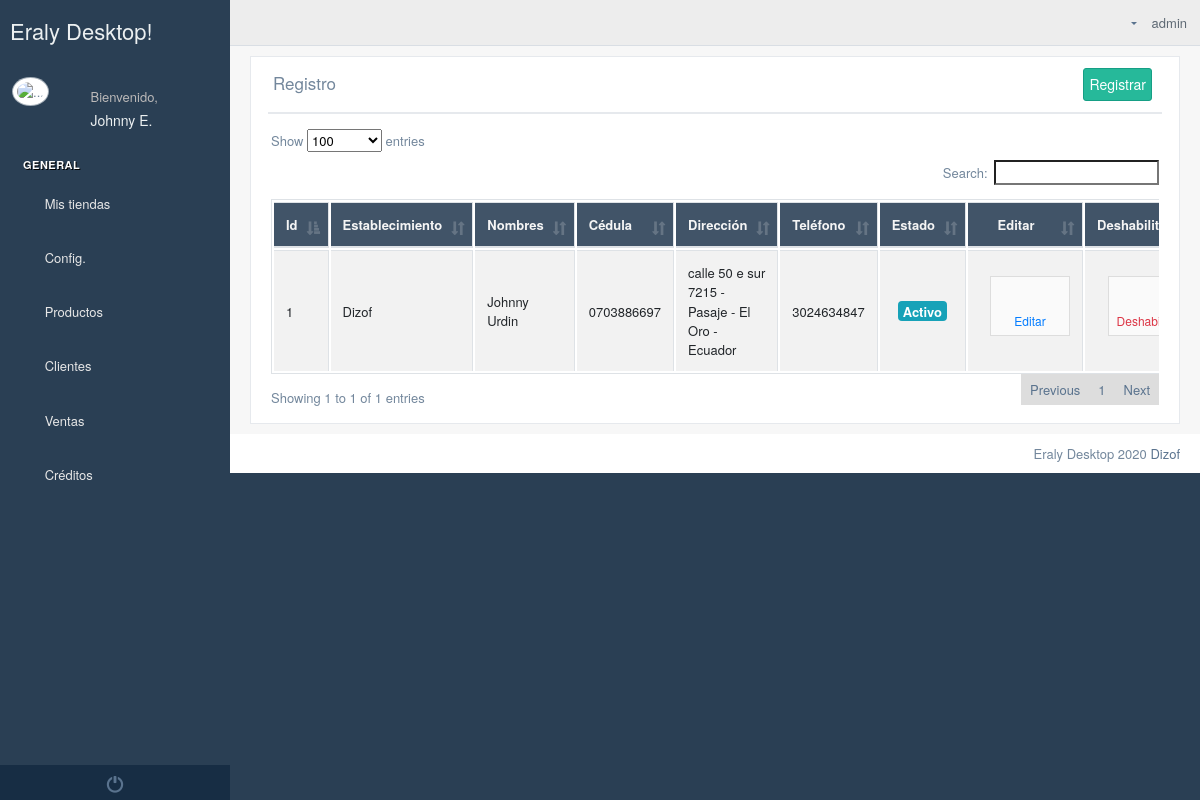
Screenshot of /clients/0/ (signed in) with the database file from the repository.
### Personas/models.py (models this page shows, shortened)
class Clientes(models.Model):
    establecimiento=models.ForeignKey(Establecimiento, on_delete=models.CASCADE,null=True,blank=True)
    cedula=models.CharField(max_length=13)
    nombres=models.CharField(max_length=60)
    apellidos=models.CharField(max_length=60)
    email=models.EmailField(max_length=200,null=True,blank=True)
    direccion=models.CharField(max_length=60)
    ciudad=models.ForeignKey(Ciudad, on_delete=models.CASCADE)
    telefono=models.CharField(max_length=13,null=True,blank=True)
    celular=models.CharField(max_length=13,null=True,blank=True)
    estado=models.BooleanField(default=True)

### Empresa/models.py (models this page shows, shortened)
class Establecimiento(models.Model):
    logo=models.ImageField(upload_to="logos/establecimientos",null=True,blank=True)
    banner=models.ImageField(upload_to="banner/establecimientos",null=True,blank=True)
    pie_pagina=models.ImageField(upload_to="pie/establecimientos",null=True,blank=True)
    cabecera_tienda=models.ImageField(upload_to="logos/tienda",null=True,blank=True)
    banner1=models.ImageField(upload_to="logos/tienda",null=True,blank=True)
    banner2=models.ImageField(upload_to="logos/tienda",null=True,blank=True)
    color_encabezado_documentos=models.CharField(max_length=40, default="#ffffff")
    usuario=models.ForeignKey(User,on_delete=models.CASCADE)
    ruc=models.CharField(max_length=13)
    nombreComercial=models.CharField(max_length=60)
    representateLegal=models.CharField(max_length=60)
    slug = models.SlugField(max_length=255, unique=True, blank=True)
    descripcion = RichTextUploadingField(null=True, blank=True)
    ubicacion_gps = models.CharField(max_length=300,null=True,blank=True)
    correo_electronico=models.EmailField(max_length=600,null=True,blank=True)
    web=models.CharField(max_length=400,null=True,blank=True)
    facebook=models.CharField(max_length=400,null=True,blank=True,default=" ")
    instagram=models.CharField(max_length=400, null=True, blank=True, default=" ")
    youtube = models.CharField(max_length=400,null=True,blank=True,default=" ")
    activo=models.BooleanField(default=False)
    def __str__(self):
        if self.nombreComercial:
            return self.nombreComercial
        else:
            return self.representateLegal

### Home/models.py (models this page shows)
class Ciudad(models.Model):
    provincia=models.ForeignKey(Provincia,on_delete=models.CASCADE)
    nombre = models.CharField(max_length=60)
    def __str__(self):
        return self.nombre

class Provincia(models.Model):
    pais=models.ForeignKey(Pais,on_delete=models.CASCADE)
    nombre=models.CharField(max_length=60)
    def __str__(self):
        return self.nombre

class Pais(models.Model):
    nombre=models.CharField(max_length=60)
    def __str__(self):
        return self.nombre

### Personas/views.py (the view, shortened to what this page needs)
# urls.py: path("clients/<int:id>/",registroCLientes),
def registroCLientes(request,id=0):
    cliente=Clientes()
    contexto={
        'clientes':Clientes.objects.filter(establecimiento__usuarioempresa__user=request.user),
        'provincias':Provincia.objects.all(),
        'establecimientos':Establecimiento.objects.filter(usuario=request.user),
    }
    return render(request, 'personas/clientes.html',contexto)

### templates/personas/clientes.html (shortened to what this page needs)
{% extends 'Home/index2.html' %}
{% block contenido_index %}
    {%  load static %}
    <div class="">
        <div class="row">
            <div class="col-md-12 col-sm-12 ">
                <div class="x_panel">
                    <div class="x_title">
                        <h2>Registro <small>de Clientes</small></h2>
                        <ul class="nav navbar-right panel_toolbox">
                            <li class="dropdown">
                                    <a id="nuevoCliente" class="btn btn-success" style="background-color: #26B99A; color: white" data-toggle="modal" data-target="#modificar" aria-expanded="false">Registrar</a>
                            </li>
                        </ul>
                        <div class="clearfix"></div>
                    </div>
                    <div class="x_content">
                        <div class="row">
                            <div class="col-sm-12">
                                <div class="card-box table-responsive">
                                    <table id="clientes" class="table table-striped table-bordered" style="width:100%">
                                        <thead style="background-color: #415468; color: whitesmoke">
                                        <tr>
                                            <th>Id</th>
                                            <th>Establecimiento</th>
                                            <th>Nombres</th>
                                            <th>Cédula</th>
                                            <th>Dirección</th>
                                            <th>Teléfono</th>
                                            <th style="text-align: center">Estado</th>
                                            <th style="text-align: center">Editar</th>
                                            <th style="text-align: center">Deshabilitar</th>
                                        </tr>
                                        </thead>
                                        <tbody>
                                        {% for cliente in clientes %}
                                            <tr>
                                                <td style="vertical-align: middle">{{ cliente.id }}</td>
                                                <td style="vertical-align: middle">{{ cliente.establecimiento }}</td>
                                                <td style="vertical-align: middle">{{ cliente.nombres }} {{  cliente.apellidos }}</td>
                                                <td style="vertical-align: middle">{{ cliente.cedula }}</td>
                                                <td style="vertical-align: middle">{{ cliente.direccion }} - {{ cliente.ciudad }} - {{ cliente.ciudad.provincia }} - {{ cliente.ciudad.provincia.pais }}</td>
                                                <td style="vertical-align: middle">{{ cliente.telefono }}</td>
                                                <td style="text-align: center; vertical-align: middle">{% if cliente.estado %}
                                                    <span class="badge badge-info" style="font-size: 13px">Activo</span>
                                                {% else %}
                                                    <span class="badge badge-danger" style="font-size: 13px">Deshabilitado</span>
                                                {% endif %}</td>
                                                <td style="text-align: center; font-size: 18px; vertical-align: middle">
                                                    <a style="cursor: pointer"
                                                       onclick="modificar_cliente('{{ cliente.id }}','{{ cliente.ciudad_id }}',
                                                               '{{ cliente.establecimiento_id }}','{{ cliente.nombres }}','{{ cliente.apellidos }}',
                                                               '{{ cliente.cedula }}','{{ cliente.direccion }}','{{ cliente.celular }}','{{ cliente.telefono }}','{{ cliente.email }}')"
                                                       data-toggle="modal" data-target="#modificar" class="text-primary modificar btn btn-app">
                                                        <i data-toggle="tooltip"  data-placement="top" title="" data-original-title="Editar" class="fa fa-edit"></i>Editar
                                                    </a>
                                                </td>
                                                <td style="text-align: center; font-size: 18px; vertical-align: middle">
                                                    {% if cliente.estado %}
                                                        <a href="" class="text-danger eliminar btn btn-app" onclick="eliminar_cliente('{{ cliente.id }}')" data-toggle="modal" data-target="#eliminar">
                                                            <i data-toggle="tooltip"  data-placement="top" title="" data-original-title="Eliminar" class="fa fa-trash"></i>Deshabilitar</a>
                                                    {% else %}
                                                        <a href="/clients/disable/{{ cliente.id }}/" class="text-success btn btn-app">
                                                            <i data-toggle="tooltip"  data-placement="top" title="" data-original-title="Habilitar Usuario" class="fa fa-check-circle"></i>Habilitar</a>
                                                    {% endif %}
                                                </td>
                                            </tr>
                                        {% endfor %}
                                        </tbody>
                                    </table>
                                </div>
                            </div>
                        </div>
                    </div>
                </div>
            </div>
        </div>
    </div>
{% endblock %}
{% block script_index %}
    <link rel="stylesheet" href="{% static 'select2/css/select2.min.css' %}">
{% endblock %}

### templates/Home/base_html.html (shortened to what this page needs)
<!DOCTYPE html>
{% load static %}
<html lang="en">
<head>
    <link href="{% static '/vendors/datatables.net-bs/css/dataTables.bootstrap.min.css' %}" rel="stylesheet">
    <link href="{% static '/vendors/datatables.net-buttons-bs/css/buttons.bootstrap.min.css' %}" rel="stylesheet">
    <link href="{% static '/vendors/datatables.net-fixedheader-bs/css/fixedHeader.bootstrap.min.css' %}"
          rel="stylesheet">
    <link href="{% static '/vendors/datatables.net-responsive-bs/css/responsive.bootstrap.min.css' %}" rel="stylesheet">
    <link href="{% static '/vendors/datatables.net-scroller-bs/css/scroller.bootstrap.min.css' %}" rel="stylesheet">
    <link href="{% static '/vendors/bootstrap/dist/css/bootstrap.min.css' %}" rel="stylesheet">
    <link href="{% static '/vendors/font-awesome/css/font-awesome.min.css' %}" rel="stylesheet">
    <link href="{% static '/vendors/nprogress/nprogress.css' %}" rel="stylesheet">
    <link href="{% static '/vendors/bootstrap-daterangepicker/daterangepicker.css' %}" rel="stylesheet">
    <link href="{% static '/vendors/iCheck/skins/flat/green.css' %}" rel="stylesheet">
    <link href="{% static '/build/css/custom.min.css' %}" rel="stylesheet">
</head>
<body class="nav-md">
<div class="container body">
    <div class="main_container">
        <div class="col-md-3 left_col">
            <div class="left_col scroll-view">
                <div class="navbar nav_title" style="border: 0;">
                    <a href="/" class="site_title"> <span>Eraly Desktop!</span></a>
                </div>
                <div class="profile clearfix">
                    <div class="profile_pic">
                        <img src="/media/admin-interface/favicon/favicon_eraly.png" alt="..."
                             class="img-circle profile_img">
                    </div>
                    <div class="profile_info">
                        <span>Bienvenido,</span>
                        <h2>{{ request.user.first_name }}</h2>
                    </div>
                </div>
                <br/>
                {% block menu %}
                    <div id="sidebar-menu" class="main_menu_side hidden-print main_menu">
                        <div class="menu_section">
                            <h3>General</h3>
                            <ul class="nav side-menu">
                                <li><a><i class="fa fa-shopping-basket"></i> Mis tiendas <span class="fa fa-chevron-down"></span></a>
                                </li>
                            </ul>
                            <ul class="nav side-menu">
                                <li><a><i class="fa fa-home"></i> Config. <span class="fa fa-chevron-down"></span></a>
                                </li>
                            </ul>
                            <ul class="nav side-menu">
                                <li><a><i class="fa fa-product-hunt"></i> Productos <span
                                        class="fa fa-chevron-down"></span></a>
                                </li>
                            </ul>
                        <ul class="nav side-menu">
                                <li><a><i class="fa fa-user-plus"></i> Clientes <span class="fa fa-chevron-down"></span></a>
                                </li>
                            </ul>
                            <ul class="nav side-menu">
                                <li><a><i class="fa fa-file-o"></i> Ventas <span class="fa fa-chevron-down"></span></a>
                                </li>
                            </ul>
                            <ul class="nav side-menu">
                                <li><a><i class="fa fa-file-o"></i> Créditos <span class="fa fa-chevron-down"></span></a>
                                </li>
                            </ul>
                        </div>
                    </div>
                    <div class="sidebar-footer hidden-small">
                        <a data-toggle="tooltip" data-placement="top" title="Logout" href="/logout_/"
                           style="width: 100%">
                            <span class="glyphicon glyphicon-off" aria-hidden="true"></span>
                        </a>
                    </div>
                {% endblock %}
            </div>
        </div>
        <div class="top_nav">
            <div class="nav_menu">
                <div class="nav toggle">
                    <a id="menu_toggle"><i class="fa fa-bars"></i></a>
                </div>
                <nav class="nav navbar-nav">
                    <ul class=" navbar-right">
                        <li class="nav-item dropdown open" style="padding-left: 15px;">
                            <a href="javascript:;" class="user-profile" aria-haspopup="true"
                               id="navbarDropdown" data-toggle="dropdown" aria-expanded="false">
                                {{ request.user.username }}
                            </a>
                        </li>
                        <li role="presentation" class="nav-item dropdown open">
                            <a href="javascript:;" class="dropdown-toggle info-number" id="navbarDropdown1"
                               data-toggle="dropdown" aria-expanded="false">
                                <i class="fa fa-envelope-o"></i>
                            </a>
                        </li>
                    </ul>
                </nav>
            </div>
        </div>
        <div class="right_col" role="main">
            {% block contenido %}{% endblock %}
        </div>
    </div>
    <footer>
        <div class="pull-right">
            Eraly Desktop 2020 <a href="https://colorlib.com">Dizof</a>
        </div>
        <div class="clearfix"></div>
    </footer>
</div>
<link rel="stylesheet" href="{% static 'toastr/toastr.min.css' %}">
{% block script %}
{% endblock %}
</body>
</html>

### rows the page displays
Clientes: id "1", establecimiento "Dizof", nombres "Johnny", apellidos "Urdin", cedula "0703886697", direccion "calle 50 e sur 7215", ciudad "Pasaje", ciudad.provincia "El Oro", ciudad.provincia.pais "Ecuador", telefono "3024634847", estado "Activo"

### other values shown
{{ request.user.first_name }} "Johnny E."
{{ request.user.username }} "admin"
